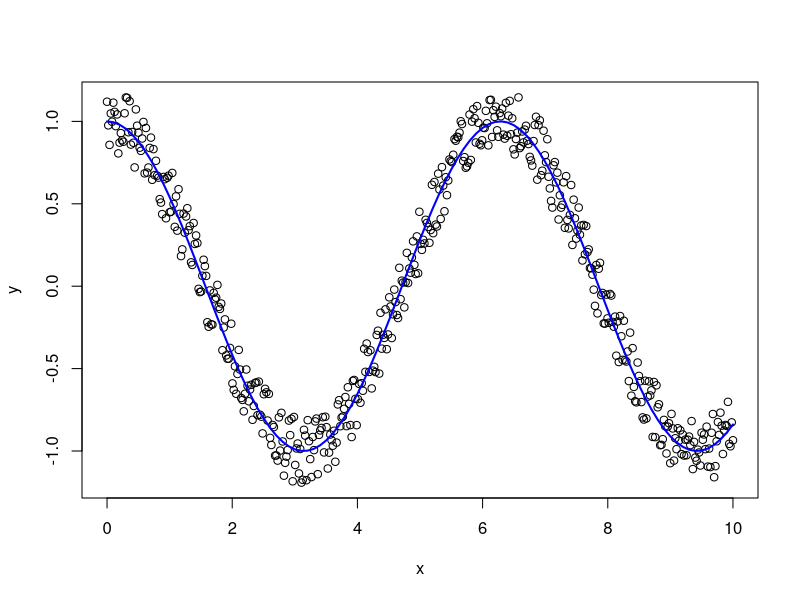
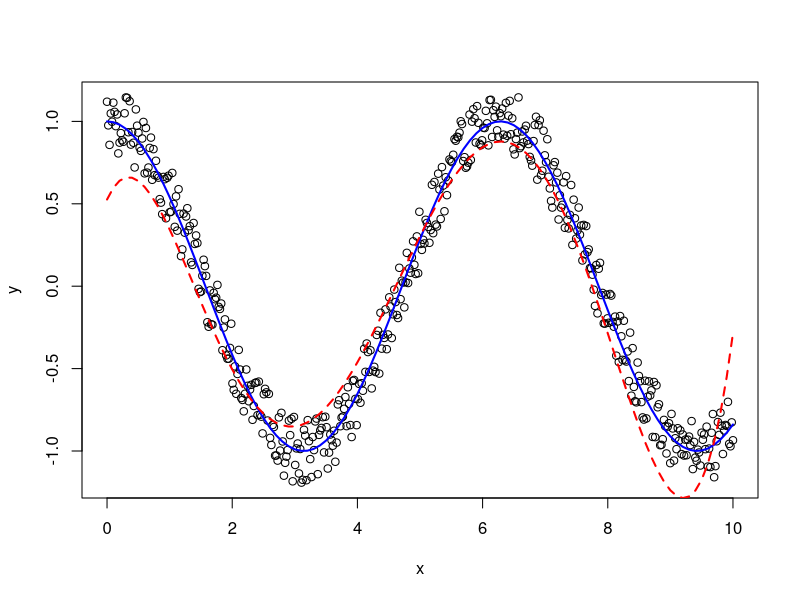

The R script that drew these images, in order:

de <- function(fobj, bounds,x = NULL,y = NULL,mut=0.8, crossp=0.7, popsize=20, its=1000, verbose=1){
  dimensions = length(bounds)
  pop   = replicate(n, runif(popsize)) 
  min_b = sapply(bounds, min)
  max_b = sapply(bounds, max)
  diff  = abs(min_b - max_b)
  pop_denorm = min_b + pop * diff # scaled matrix cols to bounds
  if(is.null(x) & is.null(y)){
    fitness = apply(pop_denorm, 1, fobj) # output of fobj on parameters
  } else if(!is.null(x) & !is.null(y)){
    fitness = apply(pop_denorm, 1, fobj, x=x, y=y) # output of fobj on parameters & x, y
  }
  best_idx = which.min(fitness) # index of best parametr set
  best = pop_denorm[best_idx,] # best set of scaled parameters
  if(verbose==1) pb <- txtProgressBar(min = 0, max = its, style = 3)
  for(i in seq_len(its)){
    for(j in seq_len(popsize)){
      idxs = seq_len(popsize)[-j]
      abc = pop[sample(idxs,3),]
      a = abc[1,]; b = abc[2,]; c = abc[3,]
      mutant = a + mut * (b - c) # mutate a,b,c vectors
      mutant[mutant>1] = 1; mutant[mutant<0] = 0 # clip 0 to 1
      cross_points = runif(dimensions) > crossp
      if(!all(cross_points)){ # set rand 1 to TRUE if all FALSE
        cross_points[sample(1:dimensions,1)] = TRUE
      }
      trial = pop[j,]; trial[cross_points] = mutant[cross_points] # cross over
      trial_denorm = min_b + trial * diff # scale to bounds
      # f = fobj(trial_denorm)
      if(is.null(x) & is.null(y)){
        f = fobj(trial_denorm) # output of fobj on parameters
      } else if(!is.null(x) & !is.null(y)){
        f = fobj(trial_denorm, x=x, y=y) # output of fobj on parameters & x , y
      }
      if(f < fitness[j]){
        fitness[j] = f
        pop[j,] = trial
        if(f < fitness[best_idx]){
          best_idx = j
          best = trial_denorm
        }
      }
    } # j loop
    if(verbose == 1) setTxtProgressBar(pb, i)
    if(verbose == 2) cat(i,":",fitness[best_idx],":",best,"\n")
  } # i loop
  if(verbose == 1) close(pb)
  return(list(best,fitness[best_idx]))   
}

## Example 1; 4 dimensions
n = 4
bounds = rep(list(c(-5,5)), n)
popsize = 10
fobj = function(w) sum(w^2)/length(w)
its = 100
mut = 0.8
crossp = 0.7
de(fobj, bounds, its = its)

# Example 2; 32 dimensions
n = 32
bounds = rep(list(c(-100,100)), n)
result = de(fobj, bounds, its = 3000, verbose = 0)

# Example 3
len_out = 500
x = seq(0,10, length.out = len_out)
y = cos(x) + runif(len_out,-0.2,0.2)
plot(x, y)
curve(cos(x), col = "blue", add=TRUE, lwd = 2)

n = 6 # number of parameters (bias + n-1 degree exponent)
bounds = rep(list(c(-5,5)), n)
fmodel = function(w,x){
  model = w[1]+w[2]*x+w[3]*x^2+w[4]*x^3+w[5]*x^4+w[6]*x^5
  return(model)
}
rmse = function(w,x,y){
  y_pred = fmodel(w,x)
  err = sqrt(sum((y - y_pred)^2) / length(y))
  return(err)
}

results <- de(rmse, bounds, x=x, y=y, its=10000, verbose=1)
print(results)

plot(x, y)
curve(cos(x), col = "blue", add = T, lwd = 2)
curve(fmodel(results[[1]],x), add = T, col = "red", lwd =2, lty=2)



